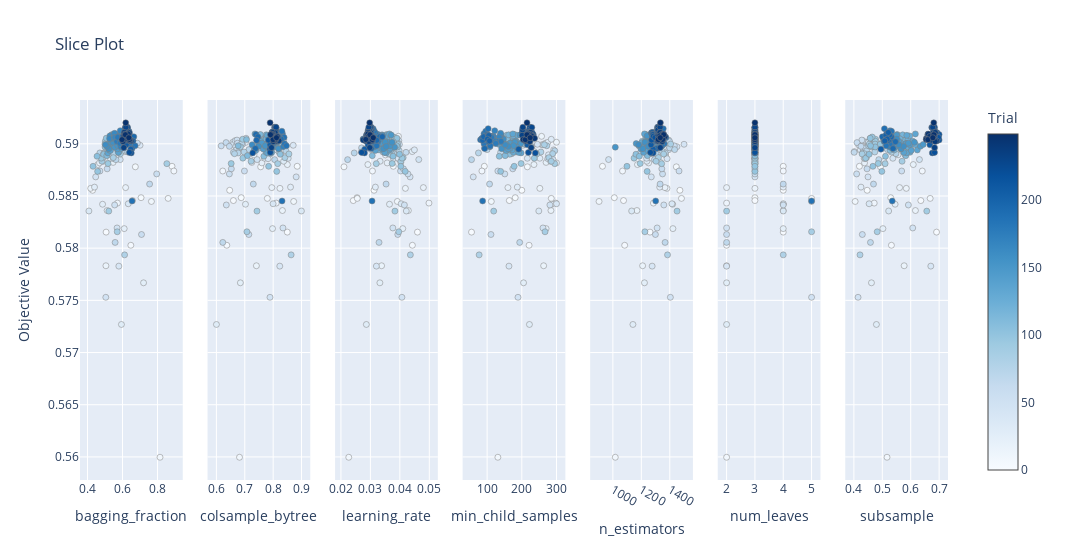

The code cell stored with this chart in its notebook:
### Code cell
plot_slice(study)

### Figure 1 — Plotly figure (JSON) as saved in the notebook; plotly's stock layout.template omitted (floating-point values rounded to 4 significant figures; data arrays with more than 128 entries replaced by an {"elided": "..."} marker saying what was removed)
{"data": [{"marker": {"color": {"elided": "250 int values"}, "colorbar": {"title": {"text": "Trial"}, "x": 1.0, "xpad": 40}, "colorscale": [[0.0, "rgb(247,251,255)"], [0.125, "rgb(222,235,247)"], [0.25, "rgb(198,219,239)"], [0.375, "rgb(158,202,225)"], [0.5, "rgb(107,174,214)"], [0.625, "rgb(66,146,198)"], [0.75, "rgb(33,113,181)"], [0.875, "rgb(8,81,156)"], [1.0, "rgb(8,48,107)"]], "line": {"color": "Grey", "width": 0.5}, "showscale": true}, "mode": "markers", "name": "Feasible Trial", "showlegend": false, "x": {"elided": "250 float values"}, "y": {"elided": "250 float values"}, "type": "scatter", "xaxis": "x", "yaxis": "y"}, {"marker": {"color": {"elided": "250 int values"}, "colorbar": {"title": {"text": "Trial"}, "x": 1.0, "xpad": 40}, "colorscale": [[0.0, "rgb(247,251,255)"], [0.125, "rgb(222,235,247)"], [0.25, "rgb(198,219,239)"], [0.375, "rgb(158,202,225)"], [0.5, "rgb(107,174,214)"], [0.625, "rgb(66,146,198)"], [0.75, "rgb(33,113,181)"], [0.875, "rgb(8,81,156)"], [1.0, "rgb(8,48,107)"]], "line": {"color": "Grey", "width": 0.5}, "showscale": false}, "mode": "markers", "name": "Feasible Trial", "showlegend": false, "x": {"elided": "250 float values"}, "y": {"elided": "250 float values"}, "type": "scatter", "xaxis": "x2", "yaxis": "y2"}, {"marker": {"color": {"elided": "250 int values"}, "colorbar": {"title": {"text": "Trial"}, "x": 1.0, "xpad": 40}, "colorscale": [[0.0, "rgb(247,251,255)"], [0.125, "rgb(222,235,247)"], [0.25, "rgb(198,219,239)"], [0.375, "rgb(158,202,225)"], [0.5, "rgb(107,174,214)"], [0.625, "rgb(66,146,198)"], [0.75, "rgb(33,113,181)"], [0.875, "rgb(8,81,156)"], [1.0, "rgb(8,48,107)"]], "line": {"color": "Grey", "width": 0.5}, "showscale": false}, "mode": "markers", "name": "Feasible Trial", "showlegend": false, "x": {"elided": "250 float values"}, "y": {"elided": "250 float values"}, "type": "scatter", "xaxis": "x3", "yaxis": "y3"}, {"marker": {"color": {"elided": "250 int values"}, "colorbar": {"title": {"text": "Trial"}, "x": 1.0, "xpad": 40}, "colorscale": [[0.0, "rgb(247,251,255)"], [0.125, "rgb(222,235,247)"], [0.25, "rgb(198,219,239)"], [0.375, "rgb(158,202,225)"], [0.5, "rgb(107,174,214)"], [0.625, "rgb(66,146,198)"], [0.75, "rgb(33,113,181)"], [0.875, "rgb(8,81,156)"], [1.0, "rgb(8,48,107)"]], "line": {"color": "Grey", "width": 0.5}, "showscale": false}, "mode": "markers", "name": "Feasible Trial", "showlegend": false, "x": {"elided": "250 int values"}, "y": {"elided": "250 float values"}, "type": "scatter", "xaxis": "x4", "yaxis": "y4"}, {"marker": {"color": {"elided": "250 int values"}, "colorbar": {"title": {"text": "Trial"}, "x": 1.0, "xpad": 40}, "colorscale": [[0.0, "rgb(247,251,255)"], [0.125, "rgb(222,235,247)"], [0.25, "rgb(198,219,239)"], [0.375, "rgb(158,202,225)"], [0.5, "rgb(107,174,214)"], [0.625, "rgb(66,146,198)"], [0.75, "rgb(33,113,181)"], [0.875, "rgb(8,81,156)"], [1.0, "rgb(8,48,107)"]], "line": {"color": "Grey", "width": 0.5}, "showscale": false}, "mode": "markers", "name": "Feasible Trial", "showlegend": false, "x": {"elided": "250 int values"}, "y": {"elided": "250 float values"}, "type": "scatter", "xaxis": "x5", "yaxis": "y5"}, {"marker": {"color": {"elided": "250 int values"}, "colorbar": {"title": {"text": "Trial"}, "x": 1.0, "xpad": 40}, "colorscale": [[0.0, "rgb(247,251,255)"], [0.125, "rgb(222,235,247)"], [0.25, "rgb(198,219,239)"], [0.375, "rgb(158,202,225)"], [0.5, "rgb(107,174,214)"], [0.625, "rgb(66,146,198)"], [0.75, "rgb(33,113,181)"], [0.875, "rgb(8,81,156)"], [1.0, "rgb(8,48,107)"]], "line": {"color": "Grey", "width": 0.5}, "showscale": false}, "mode": "markers", "name": "Feasible Trial", "showlegend": false, "x": {"elided": "250 int values"}, "y": {"elided": "250 float values"}, "type": "scatter", "xaxis": "x6", "yaxis": "y6"}, {"marker": {"color": {"elided": "250 int values"}, "colorbar": {"title": {"text": "Trial"}, "x": 1.0, "xpad": 40}, "colorscale": [[0.0, "rgb(247,251,255)"], [0.125, "rgb(222,235,247)"], [0.25, "rgb(198,219,239)"], [0.375, "rgb(158,202,225)"], [0.5, "rgb(107,174,214)"], [0.625, "rgb(66,146,198)"], [0.75, "rgb(33,113,181)"], [0.875, "rgb(8,81,156)"], [1.0, "rgb(8,48,107)"]], "line": {"color": "Grey", "width": 0.5}, "showscale": false}, "mode": "markers", "name": "Feasible Trial", "showlegend": false, "x": {"elided": "250 float values"}, "y": {"elided": "250 float values"}, "type": "scatter", "xaxis": "x7", "yaxis": "y7"}], "layout": {"xaxis": {"anchor": "y", "domain": [0.0, 0.1184], "title": {"text": "bagging_fraction"}}, "yaxis": {"anchor": "x", "domain": [0.0, 1.0], "title": {"text": "Objective Value"}}, "xaxis2": {"anchor": "y2", "domain": [0.1469, 0.2653], "title": {"text": "colsample_bytree"}}, "yaxis2": {"anchor": "x2", "domain": [0.0, 1.0], "matches": "y", "showticklabels": false}, "xaxis3": {"anchor": "y3", "domain": [0.2939, 0.4122], "title": {"text": "learning_rate"}}, "yaxis3": {"anchor": "x3", "domain": [0.0, 1.0], "matches": "y", "showticklabels": false}, "xaxis4": {"anchor": "y4", "domain": [0.4408, 0.5592], "title": {"text": "min_child_samples"}}, "yaxis4": {"anchor": "x4", "domain": [0.0, 1.0], "matches": "y", "showticklabels": false}, "xaxis5": {"anchor": "y5", "domain": [0.5878, 0.7061], "title": {"text": "n_estimators"}}, "yaxis5": {"anchor": "x5", "domain": [0.0, 1.0], "matches": "y", "showticklabels": false}, "xaxis6": {"anchor": "y6", "domain": [0.7347, 0.8531], "title": {"text": "num_leaves"}}, "yaxis6": {"anchor": "x6", "domain": [0.0, 1.0], "matches": "y", "showticklabels": false}, "xaxis7": {"anchor": "y7", "domain": [0.8816, 1.0], "title": {"text": "subsample"}}, "yaxis7": {"anchor": "x7", "domain": [0.0, 1.0], "matches": "y", "showticklabels": false}, "title": {"text": "Slice Plot"}, "width": 2100}}
